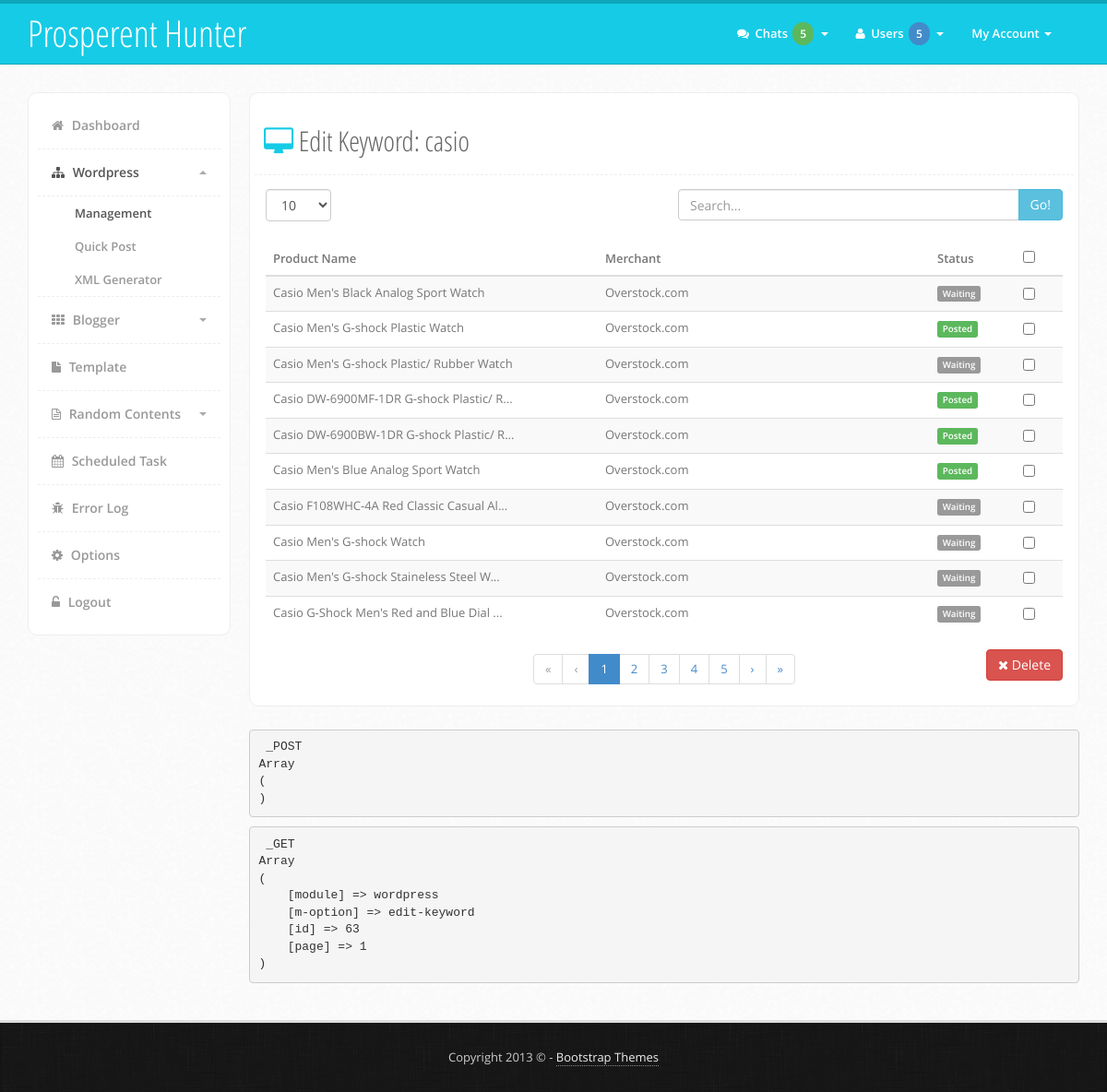
/?module=wordpress&m-option=edit-keyword&id=63 (signed in), run on the app's committed database.
### tables this page shows
CREATE TABLE IF NOT EXISTS `keywords` (
  `ID` int(255) NOT NULL AUTO_INCREMENT,
  `keywords` text NOT NULL,
  `category` varchar(255) NOT NULL,
  `type` varchar(10) NOT NULL,
  `blogId` int(255) NOT NULL,
  PRIMARY KEY (`ID`)
);

CREATE TABLE IF NOT EXISTS `products` (
  `ID` int(255) NOT NULL AUTO_INCREMENT,
  `type` varchar(10) NOT NULL,
  `blogId` int(255) NOT NULL,
  `keywordId` int(255) NOT NULL,
  `catalogId` varchar(32) NOT NULL,
  `productId` varchar(32) NOT NULL,
  `affiliate_url` text NOT NULL,
  `image_url` text NOT NULL,
  `keyword` text NOT NULL,
  `keywords` text NOT NULL,
  `celebrity` varchar(255) NOT NULL,
  `description` longtext NOT NULL,
  `category` varchar(255) NOT NULL,
  `price` decimal(10,2) NOT NULL,
  `price_sale` decimal(10,2) NOT NULL,
  `currency` varchar(8) NOT NULL,
  `merchant` varchar(255) NOT NULL,
  `brand` varchar(255) NOT NULL,
  `upc` varchar(64) NOT NULL,
  `isbn` varchar(64) NOT NULL,
  `sales` varchar(10) NOT NULL,
  `status` varchar(10) NOT NULL,
  `post_date` int(11) NOT NULL,
  PRIMARY KEY (`ID`)
);

### module.php (called while the page is built, shortened)
<?php
if (isset($_GET['module'])) {
    $module['module'] = $_GET['module'];
    if (isset($_GET['m-option'])) {
        $module['m-option'] = $_GET['m-option'];
    }
    if ($module['module'] == 'wordpress') {
        if (isset($_GET['m-option'])) {
            if ($_GET['m-option'] == 'edit-keyword') {
                $module['file'] = 'module/wordpress/edit-keyword.php';
                $module['title'] = 'Edit Keyword';
            }
        } else {
            $module['file'] = 'module/wordpress/wordpress.php';
            $module['title'] = 'Wordpress Projects';
        }
    }
} else {
    $module['module'] = 'dashboard';
    $module['file'] = 'dashboard.php';
    $module['title'] = 'Dashboard';
}
?>

### module/wordpress/edit-keyword.php (the view, shortened to what this page needs)
<?php
if (isset($_GET['length'])) {
    $limit = slashes($_GET['length']);
} else {
    $limit = '10';
}
$page = (int)$_GET['page'];
$eu = (($page - '1') * $limit);
$queryBlog = "SELECT * FROM wordpress";
if (isset($_GET['search'])) {
    $search = slashes($_GET['search']);
    $queryBlog .= " WHERE blog_url LIKE '%" . $search . "%'";
} else {
    $search = NULL;
}
$getKeyword = slashes($_GET);
$kID = $getKeyword['id'];
$queryKeywords = "SELECT * FROM keywords WHERE ID = '" . $kID . "'";
$resultKeywords = $mysqli->query($queryKeywords)->fetch_array(MYSQLI_ASSOC) OR trigger_error($mysqli->error . "[$queryKeywords]");
$queryItem = "SELECT * FROM products WHERE keywordId = '" . $kID . "'";
$resultTotal = $mysqli->query($queryItem)->num_rows OR trigger_error($mysqli->error . "[$queryItem]");
$queryData = $queryItem . " LIMIT $eu, $limit";
$resultItem = $mysqli->query($queryData) OR trigger_error($mysqli->error . "[$queryData]");
?>
                            <div class="content-box">
                                <div class="content-head">
                                    <h2><i class="fa fa-desktop color"></i> <?php echo $module['title'] . ': ' . $resultKeywords['keywords']; ?></h2>
                                </div>
                                <div class="content-body">
                                    <form name ="tool-form" action="" method="GET">
                                        <div class="row">
                                            <div class="col-md-6 form-group">
                                                <label>
                                                    <select name="length" class="form-control" size="1" onchange="this.form.submit()">
                                                        <option value="10" <?php echo ($limit == '10') ? "selected" : "" ?>>10</option>
                                                    </select>
                                                </label>
                                            </div>
                                            <div class="col-md-6 input-group">
                                                <div class="input-group">
                                                    <input type="text" name="search" class="form-control" placeholder="Search..." value="<?php echo $search; ?>">
                                                    <span class="input-group-btn"><button type="submit" class="btn default">Go!</button></span>
                                                </div>
                                            </div>
                                        </div>
                                    </form>
                                    <form name="edit-products" action="" method="POST">
                                        <div class="row">
                                            <div class="col-md-12">
                                                <table class="table table-striped table-hover">
                                                    <thead>
                                                        <tr>
                                                            <th class="col-md-5">Product Name</th>
                                                            <th class="col-md-5">Merchant</th>
                                                            <th class="col-md-1">Status</th>
                                                            <th class="col-md-1 text-center"><input type="checkbox" name="select-all" class="select-all" data-checkbox-name="select-delete[]" /></th>
                                                        </tr>
                                                    </thead>
                                                    <tbody>
                                                        <?php
                                                        while ($itemRow = $resultItem->fetch_array(MYSQLI_ASSOC)) {
                                                            $itemStatus = (($itemRow['status'] == 'Posted') ? 'label label-success' : 'label label-default');
                                                        ?>
                                                        <tr>
                                                            <td><?php shortString($itemRow['keyword'], '38'); ?></td>
                                                            <td><?php shortString($itemRow['merchant'], '20'); ?></td>
                                                            <td><span class="<?php echo $itemStatus; ?>"><?php echo $itemRow['status']; ?></span></td>
                                                            <td class="text-center"><input type="checkbox" name="select-delete[]" value="<?php echo $itemRow['ID']; ?>" /></td>
                                                        </tr>
                                                        <?php } ?>
                                                    </tbody>
                                                </table>
                                            </div>
                                        </div>
                                    </form>
                                    <div class="row">
                                        <div class="col-md-3 text-left"></div>
                                        <div class="col-md-6">
                                            <div class="text-center">
                                                <ul class="pagination">
                                                    <?php echo pagination($resultTotal, $page, $limit, 'page'); ?>
                                                </ul>
                                            </div>
                                        </div>
                                        <div class="col-md-3 text-right">
                                            <a href="#delete" class="btn red" data-toggle="modal"><i class="fa fa-times"></i> Delete</a>
                                        </div>
                                    </div>
                                </div>
                            </div>

### functions.php (shortened to what this page needs)
<?php
function slashes($var) {
    if(is_array($var)) {
        return array_map('slashes', $var);
    } else {
        return addslashes($var);
    }
}
function shortString($string, $limit) {
    if (strlen($string) > ($limit + '3')) {
        $string = substr($string, '0' ,$limit) . '...';
        echo $string;
    } else {
        echo $string;;
    }
}
function url($parameter, $value) {
    $output = '?';
    $firstRun = true;
    foreach($_GET as $key=>$val) {
        if($key != $parameter) {
            if(!$firstRun) {
                $output .= '&';
            } else {
                $firstRun = false;
            }
            $output .= $key . '=' . urlencode($val);
         }
    }
    if(!$firstRun)
        $output .= '&';
    $output .= $parameter . '=' . urlencode($value);
    return htmlentities($output);
}
function pagination($total, $page, $shown, $url) {
    $pages = ceil($total / $shown);
    $range_start = ($page - '2') <= '0' || ($pages - '4') <= '0' ? '1' : (($page + '2') >= $pages ? $pages - '4' : $page - '2');
    $range_end = $pages <= '5' ? $pages : (($page + '2') >= $pages ? $pages : $range_start + '4');
    if ($page > '1') {
        $r[] = '<li><a href="' . url($url, ($page / $page)) . '">&laquo;</a></li>';
        $r[] = '<li><a href="' . url($url, ($page - '1')) . '">&lsaquo;</a></li>';
    } else {
        $r[] = '<li class="disabled"><a href="javascript:;">&laquo;</a></li>';
        $r[] = '<li class="disabled"><a href="javascript:;">&lsaquo;</a></li>';
    }
    if ($range_end > '1') {
        foreach(range($range_start, $range_end) as $key => $value) {
            if ($value == $page) {
                $r[] = '<li class="active"><a href="javascript:;">' . $value . '</a></li>';
            } else {
                $r[] = '<li><a href="' . url($url, $value)  . '">' . $value . '</a></li>';
            }
        }
    } else {
        $r[] = '<li class="disabled"><a href="javascript:;">' . $page . '</a></li>';
    }
    if ($page < $pages) {
        $r[] = '<li><a href="' . url($url, ($page + '1')) . '">&rsaquo;</a></li>';
        $r[] = '<li><a href="' . url($url, $pages) . '">&raquo;</a></li>';
    } else {
        $r[] = '<li class="disabled"><a href="javascript:;">&rsaquo;</a></li>';
        $r[] = '<li class="disabled"><a href="javascript:;">&raquo;</a></li>';
    }
    return ((isset($r)) ? implode("\r\n", $r) : '');
}
?>

### assets/css/style.css (style rules this page uses)
body { font-family: 'Open Sans', sans-serif; color: #444; font-size: 13px; line-height: 25px; -webkit-font-smoothing: antialiased; background: #fafafa url('../img/main-back.png') repeat; }
h1,h2,h3,h4 { font-family: 'Open Sans Condensed', sans-serif; }
.color { color: #16cbe6; }
.pagination { margin: 5px 0px; }
.content-box { background: #fff; padding: 5px; border-radius: 10px; border-left: 1px solid #eee; border-top: 1px solid #eee; border-bottom: 1px solid #eee; border-right: 1px solid #eee; }
.content-box .content-head { margin: 0px; font-family: "Open Sans", sans-serif; font-size: 15px; line-height: 25px; color: #666; padding: 10px; margin-bottom: 10px; padding-bottom: 10px; border-bottom: 1px dashed #eee; }
.content-box .content-body { padding: 5px 12px; color: #777; }
.default { color: #ffffff; background-color: #5bc0de; border-color: #46b8da; }
.red { color: #ffffff; background-color: #d9534f; border-color: #d43f3a; }

### data on the page
keywords: keywords "casio"
products: keyword "Casio Men's Black Analog Sport Watch Overstock.com", status "Waiting"
products: keyword "Casio Men's G-shock Plastic Watch Overstock.com", status "Posted"
products: keyword "Casio Men's G-shock Plastic/ Rubber Watch Overstock.com", status "Waiting"
products: keyword "Casio DW-6900MF-1DR G-shock Plastic/ R...", merchant "Overstock.com", status "Posted"
products: keyword "Casio DW-6900BW-1DR G-shock Plastic/ R...", merchant "Overstock.com", status "Posted"
products: keyword "Casio Men's Blue Analog Sport Watch Overstock.com", status "Posted"
products: keyword "Casio F108WHC-4A Red Classic Casual Al...", merchant "Overstock.com", status "Waiting"
products: keyword "Casio Men's G-shock Watch Overstock.com", status "Waiting"
products: keyword "Casio Men's G-shock Staineless Steel W...", merchant "Overstock.com", status "Waiting"
products: keyword "Casio G-Shock Men's Red and Blue Dial ...", merchant "Overstock.com", status "Waiting"

### other printed values
$module['title'] "Edit Keyword"
$value "1"
$value "2 3 4 5"
